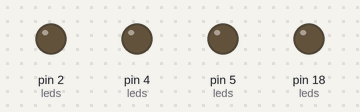
The sketch below on a simulated Arduino Uno, built with avr-gcc and run on an emulated ATmega328P. On the bench: output pins drawn as LEDs (lit = HIGH).

Above: at 0.2 s.
At 0.7 s:
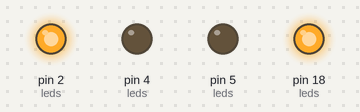
At 1.2 s:
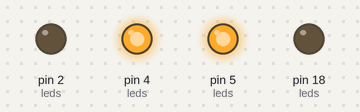
At 2.7 s:
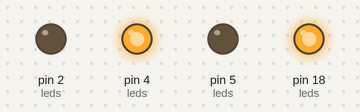
At 4.7 s:
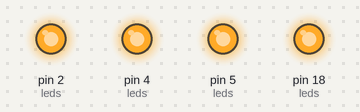
At 6.2 s:
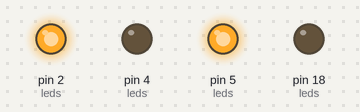
Timing chart, 0 to 6.9 s (numbered marks = the images above):
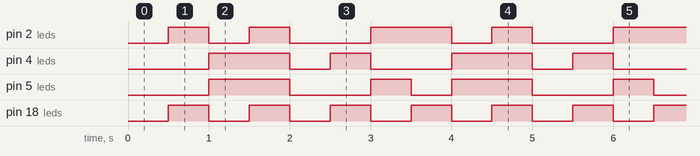

The sketch:

LED_pattern_sequencer.ino
```cpp
constexpr int FOURTH_BIT = 2;
constexpr int THIRD_BIT = 4;
constexpr int SECOND_BIT = 5;
constexpr int FIRST_BIT = 18;


constexpr int leds[] = {
    FIRST_BIT,
    SECOND_BIT,
    THIRD_BIT,
    FOURTH_BIT
};

constexpr int Sequence[] = {
    9, 6, 15, 0, 5, 10
};


constexpr int NUM_BITS = 4;
constexpr int SEQUENCE_SIZE = 6;

unsigned long lastChange = 0;

int index = 0;

void setup() {

  for(int i = 0 ; i < NUM_BITS ; i++){

      pinMode(leds[i], OUTPUT);
  }

}

void loop() {
  if(millis() - lastChange >= 500){

    for (int i = 0 ; i < NUM_BITS ; i++) {
         digitalWrite(leds[i], Sequence[index] & (1 << i) ? HIGH : LOW );
    }

    index++;

    if(index == SEQUENCE_SIZE) index = 0;

    lastChange = millis();

  }

}
```

Measured:
- by itself, pin 2 (leds), pin 4 (leds): repeats every 3.0 s: LOW 0.50 s, HIGH 0.50 s, LOW 1.0 s, HIGH 1.0 s
- by itself, pin 5 (leds): repeats every 3.0 s: LOW 1.0 s, HIGH 0.50 s, LOW 0.50 s, HIGH 1.0 s
- by itself, pin 18 (leds): alternates HIGH for 0.50 s and LOW for 0.50 s
